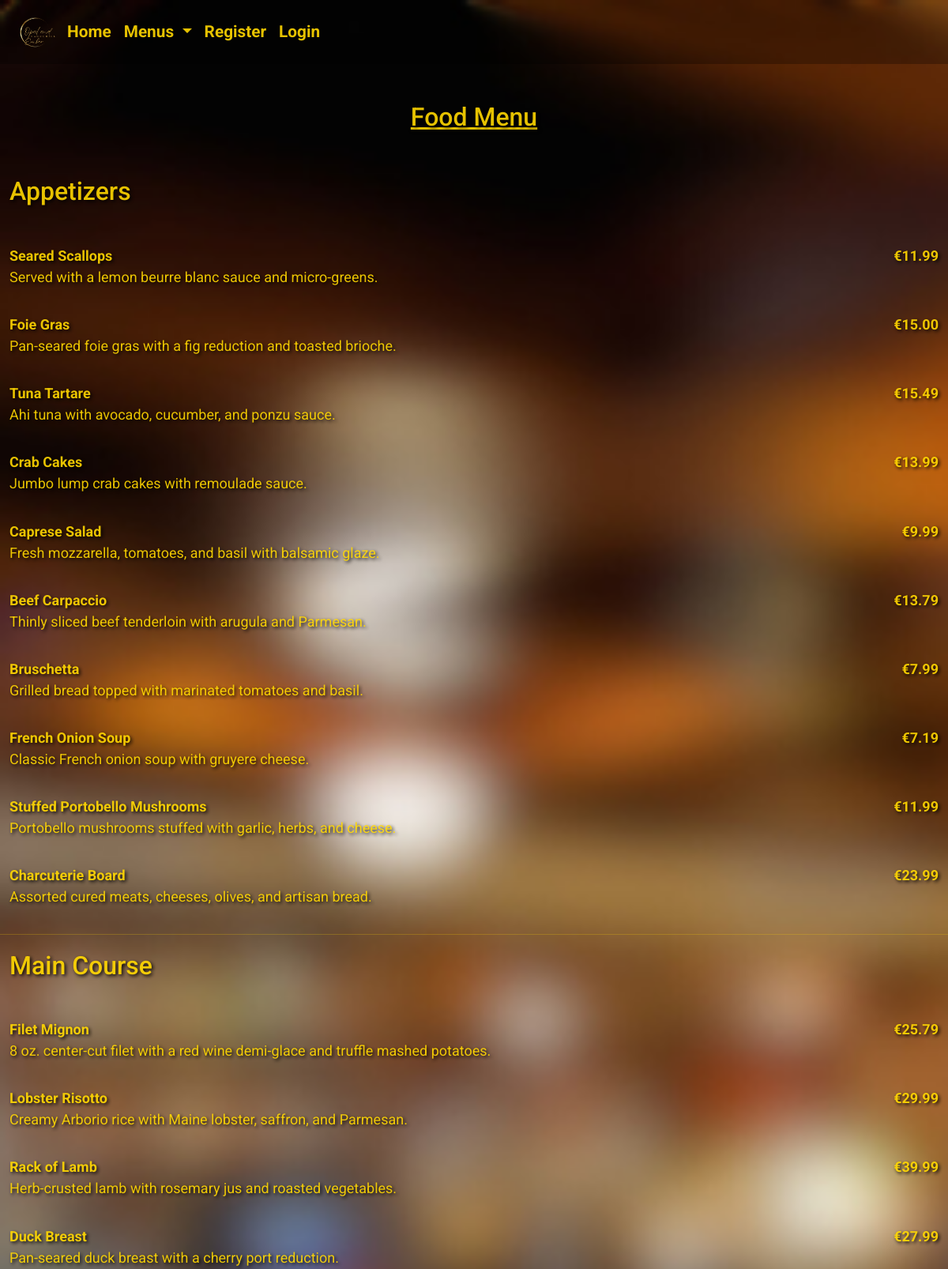
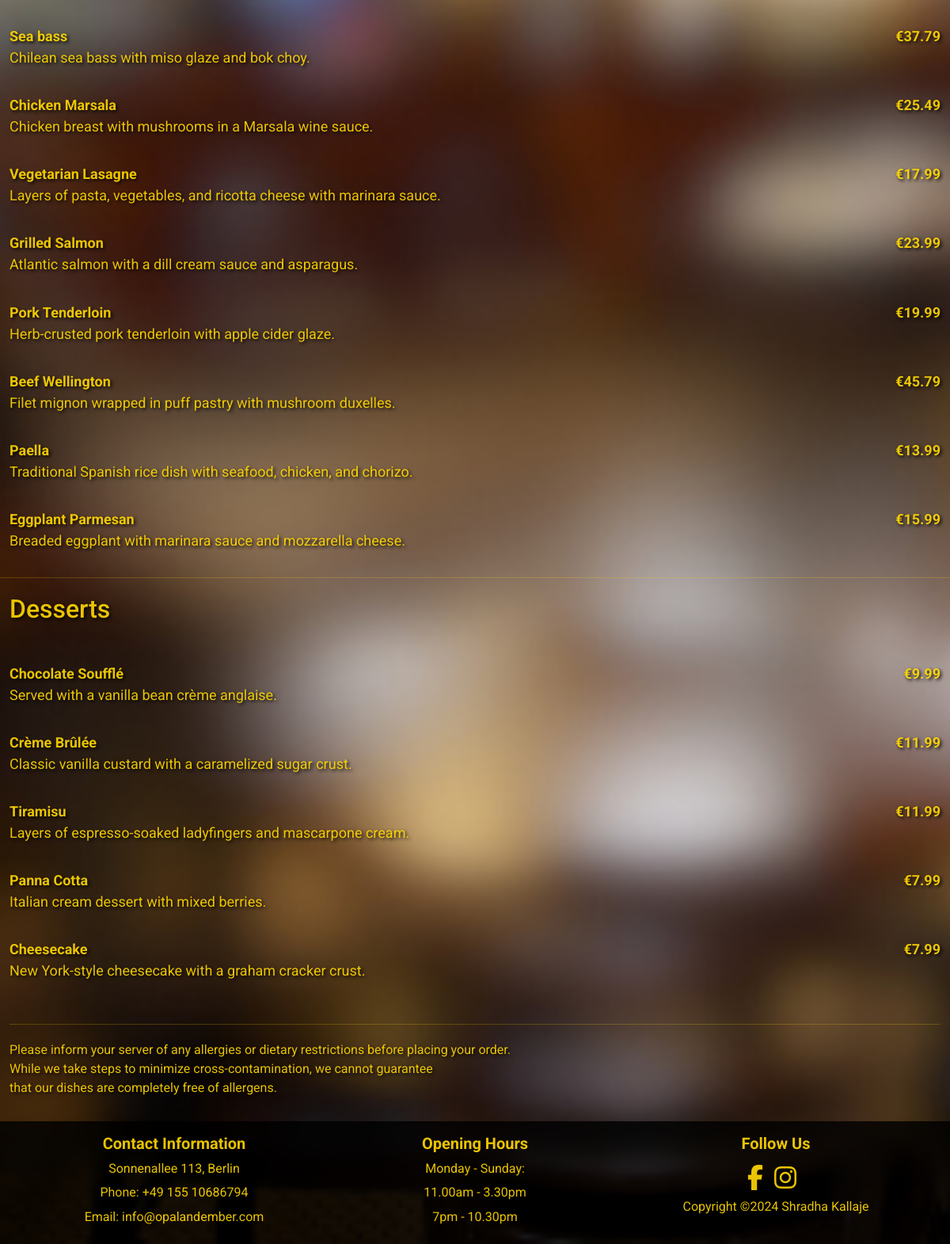
Screenshot of /menus/food_menu/ with the database file from the repository (2 pictures, top to bottom).
### home/models.py (models this page shows, shortened)
class FoodMenuItem(models.Model):
    class Category(models.IntegerChoices):
        APPETIZERS = 1, 'Appetizers'
        MAINS = 2, 'Main Course'
        DESSERTS = 3, 'Desserts'
    category = models.IntegerField(choices=Category.choices)
    name = models.CharField(
        max_length=100,
        unique=True
    )
    description = models.CharField(
        max_length=200,
        unique=True
    )
    price = models.DecimalField(
        max_digits=6,
        decimal_places=2
    )
    added_on = models.DateTimeField(auto_now_add=True)
    updated_on = models.DateTimeField(auto_now=True)
    class Meta:
        ordering = ['category']

### home/views.py (the view)
# urls.py: path('menus/food_menu/', views.FoodMenu.as_view(), name='food_menu'),
class FoodMenu(generic.ListView):
    model = FoodMenuItem
    template_name = "menus/food_menu.html"
    def get(self, request):
        appetizers = self.model.objects.filter(category=1)
        main_courses = self.model.objects.filter(category=2)
        desserts = self.model.objects.filter(category=3)
        context = {
            'appetizers': appetizers,
            'main_courses': main_courses,
            'desserts': desserts,
        }
        return render(request, self.template_name, context)

### home/templates/menus/food_menu.html
{% extends "base.html" %}
{% block content %}
<div class="container-fluid food-menu">
    <div class="row d-flex justify-content-center">
        <div class="col-sm-8 mt-5 mb-5">
            <h2 class="text-center text-decoration-underline">Food Menu</h2>
        </div>
        {% if appetizers %}
        <h2 class="mb-5">Appetizers</h2>
        <div>
            {% for item in appetizers %}
            <ul>
                <li class="menu-item">
                    <div>
                        <span>{{ item.name }}</span>
                        <p>{{ item.description }}</p>
                    </div>
                    <span>&euro;{{ item.price }}</span>
                </li>
            </ul>
            {% endfor %}
        </div><hr>
        {% endif %}
        {% if main_courses %}
        <h2 class="mb-5">Main Course</h2>
        <div>
            {% for item in main_courses %}
            <ul>
                <li class="menu-item">
                    <div>
                        <span>{{ item.name }}</span>
                        <p>{{ item.description }}</p>
                    </div>
                    <span>&euro;{{ item.price }}</span>
                </li>
            </ul>
            {% endfor %}
        </div><hr>
        {% endif %}
        {% if desserts %}
        <h2 class="mb-5">Desserts</h2>
        <div>
            {% for item in desserts %}
            <ul>
                <li class="menu-item">
                    <div>
                        <span>{{ item.name }}</span>
                        <p>{{ item.description }}</p>
                    </div>
                    <span>&euro;{{ item.price }}</span>
                </li>
            </ul>
            {% endfor %}
        </div>
        {% endif %}
    </div><hr>
    <div>
        <p class="font-weight-lighter">
            Please inform your server of any allergies or dietary restrictions before placing your order. <br>
            While we take steps to minimize cross-contamination, we cannot guarantee <br>
            that our dishes are completely free of allergens.
        </p>
    </div>
</div>
{%endblock%}

### templates/base.html (shortened to what this page needs)
{% load static %}
{% url 'account_login' as login_url %}
{% url 'account_signup' as signup_url %}
{% url 'account_logout' as logout_url %}
<!DOCTYPE html>
<html class="h-100" lang="en">
<head>
    <link href="https://cdn.jsdelivr.net/npm/bootstrap@5.0.1/dist/css/bootstrap.min.css" rel="stylesheet"
>
    <link rel="stylesheet" href="{% static 'css/style.css' %}">
</head>
<body class="d-flex flex-column h-100 main-bg background-pattern">
    <nav class="navbar sticky-top navbar-expand-lg navbar-light">
        <div class="container-fluid">
            <a class="logo mr-7 ml-5" href="{% url 'home' %}"><img src="{% static 'images/restaurant_logo.png' %}" style="height: 65px; " alt="name-logo" aria-label="Go to the home page"></a>
            <div class="collapse navbar-collapse" id="navbarText">
                <ul class="navbar-nav me-auto mb-2 mb-lg-0">
                    <li class="nav-item">
                        <a class="nav-link {% if request.path == home_url %}active{% endif %}" aria-current="page" href="{% url 'home' %}">Home</a>
                    </li>
                    <li class="nav-item">
                        <div class="dropdown">
                          <a class="nav-link dropdown-toggle" href="#" role="button" data-bs-toggle="dropdown"
                            aria-expanded="false">
                            Menus
                          </a>
                        </div>
                    </li>
                    {% if user.is_authenticated %}
                    <li class="nav-item">
                        <a class="nav-link" href="{% url 'booking' %}">Book a Table</a>
                    </li>
                    <li class="nav-item">
                        <a class="nav-link" href="{% url 'bookings_list' %}">My Bookings</a>
                    </li>
                    <li class="nav-item">
                        <a class="nav-link" aria-current="page" href="{% url 'account_logout' %}">Logout</a>
                    </li>
                    {% else %}
                    <li class="nav-item">
                        <a class="nav-link" aria-current="page"
                            href="{% url 'account_signup' %}">Register</a>
                    </li>
                    <li class="nav-item">
                        <a class="nav-link" aria-current="page" href="{% url 'account_login' %}">Login</a>
                    </li>
                    {% endif %}
                </ul>
            </div>
        </div>
    </nav>
    <main class="flex-shrink-0">
        {% block content %}{% endblock content %}
    </main>
    <footer class="footer mt-auto py-3">
        <div class="container">
            <div class="row">
                <div class="col-md-4 text-center">
                    <h5><strong>Contact Information</strong></h5>
                    <p>Sonnenallee 113, Berlin</p>
                    <p>Phone: +49 155 10686794</p>
                    <p>Email: info@opalandember.com</p>
                </div>
                <div class="col-md-4 text-center">
                    <h5><strong>Opening Hours</strong></h5>
                    <p>Monday - Sunday: </p>
                    <p>11.00am - 3.30pm</p>
                    <p>7pm - 10.30pm</p>
                </div>
                <div class="col-md-4 text-center">
                    <h5><strong>Follow Us</strong></h5>
                    <div class="footer-icons">
                        <a href="https://www.facebook.com/" target="_blank" aria-label="facebook link"><i class="fab fa-facebook-f"></i></a>
                        <a href="https://www.instagram.com/" target="_blank" aria-label="instagram link"><i class="fab fa-instagram"></i></a>
                    </div>
                    <p>Copyright &copy;<span id="copyright"></span> Shradha Kallaje</p>
                </div>
            </div>
        </div>
    </footer>
</body>
</html>

### static/css/style.css (style rules this page uses)
* { font-family: 'Roboto', sans-serif; }
a { text-decoration: none; color: #FFD700; font-weight: bold; }
p { margin-bottom: 0.4em; }
.background-pattern { background-image: url(/static/images/background.png); background-attachment: fixed; background-size: cover; background-repeat: repeat; opacity: 0.9; width: 100%; z-index: -1; }
hr { border: 0; height: 1px; background: #FFD700; margin: 20px 0; }
ul { list-style: none; padding: 0; }
body { color: #FFD700; height: 100%; margin: 0; padding: 0; }
.navbar { background-color: rgba(0, 0, 0, 0.3); }
.nav-link { font-size: 1.3rem; }
.navbar-light .navbar-nav .nav-link { color: #FFD700; }
.footer { color: #FFD700; background-color: rgba(0, 0, 0, 0.9); }
.footer .footer-icons a { font-size: 2em; line-height: 1.5em; color: #FFD700; margin-right: 10px; }
.food-menu { color: #FFD700; text-shadow: 2px 2px 4px #000; margin-bottom: 30px; }
.menu-item span { font-weight: bold; }
.menu-item { list-style: none; font-size: large; display: flex; justify-content: space-between; border-bottom: 2px solid #ddd; margin-bottom: 5px; padding-bottom: 10px; }
.menu-item:last-child { border-bottom: none; }

### rows the page displays
FoodMenuItem: name "Seared Scallops", description "Served with a lemon beurre blanc sauce and micro-greens.", price "11.99"
FoodMenuItem: name "Foie Gras", description "Pan-seared foie gras with a fig reduction and toasted brioche.", price "15.00"
FoodMenuItem: name "Tuna Tartare", description "Ahi tuna with avocado, cucumber, and ponzu sauce.", price "15.49"
FoodMenuItem: name "Crab Cakes", description "Jumbo lump crab cakes with remoulade sauce.", price "13.99"
FoodMenuItem: name "Caprese Salad", description "Fresh mozzarella, tomatoes, and basil with balsamic glaze.", price "9.99"
FoodMenuItem: name "Beef Carpaccio", description "Thinly sliced beef tenderloin with arugula and Parmesan.", price "13.79"
FoodMenuItem: name "Bruschetta", description "Grilled bread topped with marinated tomatoes and basil.", price "7.99"
FoodMenuItem: name "French Onion Soup", description "Classic French onion soup with gruyere cheese.", price "7.19"
FoodMenuItem: name "Stuffed Portobello Mushrooms", description "Portobello mushrooms stuffed with garlic, herbs, and cheese.", price "11.99"
FoodMenuItem: name "Charcuterie Board", description "Assorted cured meats, cheeses, olives, and artisan bread.", price "23.99"
FoodMenuItem: name "Filet Mignon", description "8 oz. center-cut filet with a red wine demi-glace and truffle mashed potatoes.", price "25.79"
FoodMenuItem: name "Lobster Risotto", description "Creamy Arborio rice with Maine lobster, saffron, and Parmesan.", price "29.99"
FoodMenuItem: name "Rack of Lamb", description "Herb-crusted lamb with rosemary jus and roasted vegetables.", price "39.99"
FoodMenuItem: name "Duck Breast", description "Pan-seared duck breast with a cherry port reduction.", price "27.99"
FoodMenuItem: name "Sea bass", description "Chilean sea bass with miso glaze and bok choy.", price "37.79"
FoodMenuItem: name "Chicken Marsala", description "Chicken breast with mushrooms in a Marsala wine sauce.", price "25.49"
FoodMenuItem: name "Vegetarian Lasagne", description "Layers of pasta, vegetables, and ricotta cheese with marinara sauce.", price "17.99"
FoodMenuItem: name "Grilled Salmon", description "Atlantic salmon with a dill cream sauce and asparagus.", price "23.99"
FoodMenuItem: name "Pork Tenderloin", description "Herb-crusted pork tenderloin with apple cider glaze.", price "19.99"
FoodMenuItem: name "Beef Wellington", description "Filet mignon wrapped in puff pastry with mushroom duxelles.", price "45.79"
FoodMenuItem: name "Paella", description "Traditional Spanish rice dish with seafood, chicken, and chorizo.", price "13.99"
FoodMenuItem: name "Eggplant Parmesan", description "Breaded eggplant with marinara sauce and mozzarella cheese.", price "15.99"
FoodMenuItem: name "Chocolate Soufflé", description "Served with a vanilla bean crème anglaise.", price "9.99"
FoodMenuItem: name "Crème Brûlée", description "Classic vanilla custard with a caramelized sugar crust.", price "11.99"
FoodMenuItem: name "Tiramisu", description "Layers of espresso-soaked ladyfingers and mascarpone cream.", price "11.99"
FoodMenuItem: name "Panna Cotta", description "Italian cream dessert with mixed berries.", price "7.99"
FoodMenuItem: name "Cheesecake", description "New York-style cheesecake with a graham cracker crust.", price "7.99"
